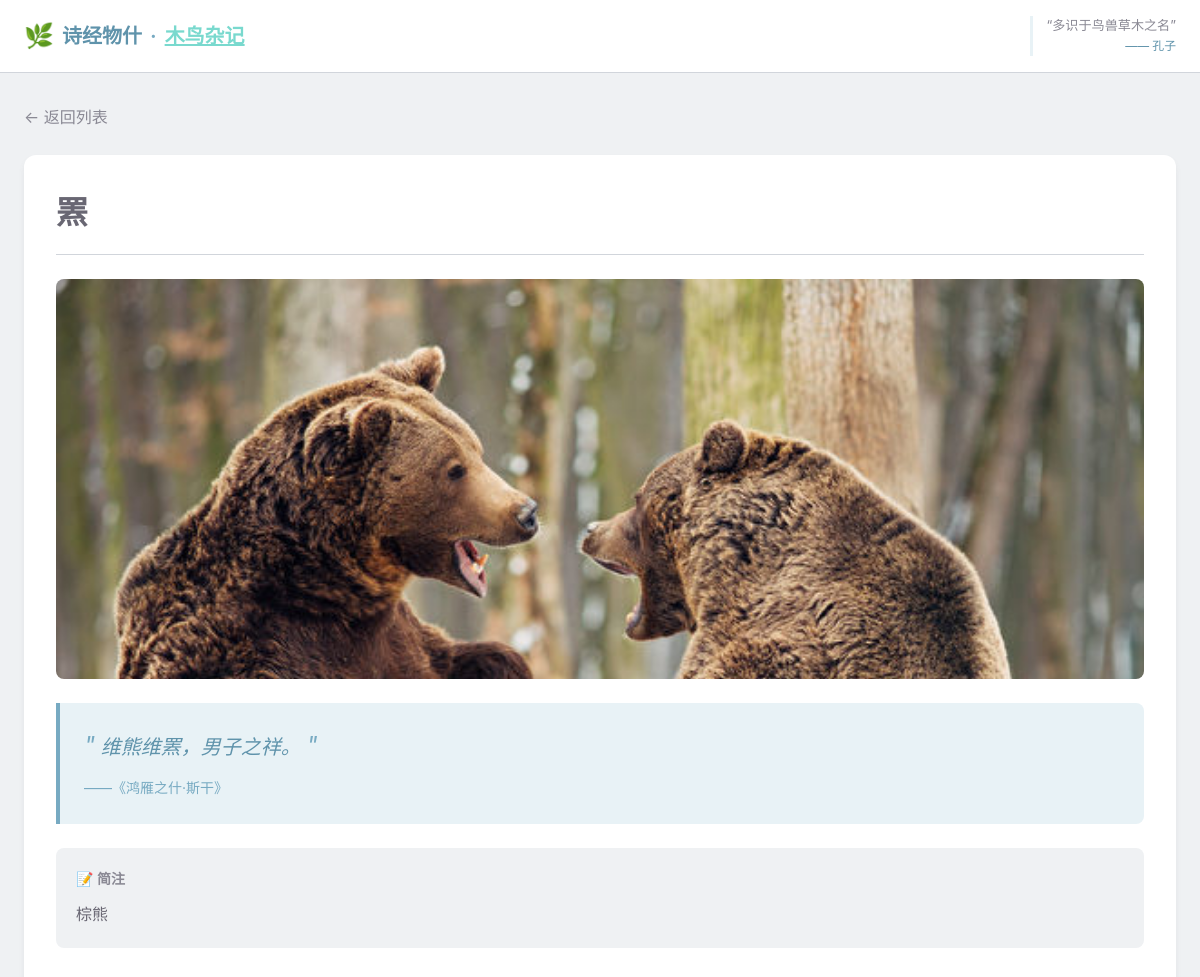
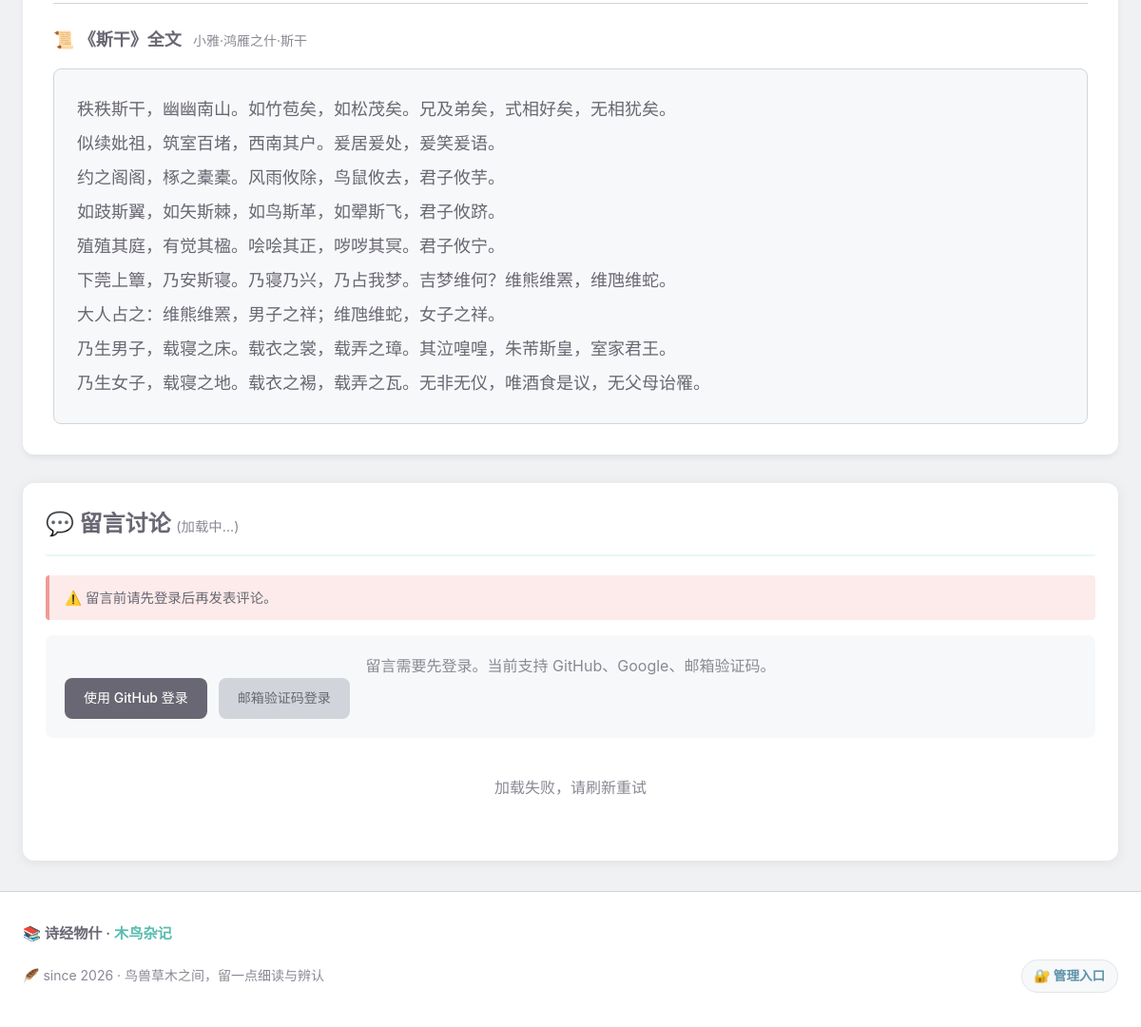
Page /item/159 (signed in) on the committed database (2 pictures, top to bottom).
### shijing_things/models/models.py (models this page shows, shortened)
class ShijingItem(Base):
    __tablename__ = "shijing_items"
    id = Column(Integer, primary_key=True, index=True)
    name = Column(String(100), nullable=False, index=True)
    category = Column(String(10), nullable=False, index=True)  # 草、木、鸟、兽、虫、鱼
    title = Column(String(100), nullable=False, index=True)  # 所属诗篇标题
    chapter = Column(String(50), nullable=False, index=True)  # 章节（如：国风、小雅）
    section = Column(String(50), nullable=False, index=True)  # 部分（如：周南、鹿鸣之什）
    poem_id = Column(Integer, nullable=False, index=True)  # 诗篇ID
    quote = Column(Text, nullable=False)  # 引用诗句
    description = Column(Text, nullable=True)  # 简要注释
    image_url = Column(String(255), nullable=True, default="")  # 图片路径
    modern_name = Column(String(255), nullable=True, default="")  # 今名
    taxonomy = Column(String(255), nullable=True, default="")  # 纲目属
    symbolism = Column(Text, nullable=True, default="")  # 寓意
    wiki_link = Column(String(255), nullable=True, default="")  # 百科链接

class Poem(Base):
    __tablename__ = "poems"
    id = Column(Integer, primary_key=True, index=True)
    title = Column(String(100), nullable=False, unique=True, index=True)  # 诗名
    chapter = Column(String(50), nullable=False, index=True)  # 章节（如：国风）
    section = Column(String(50), nullable=False, index=True)  # 部分（如：周南）
    content = Column(Text, nullable=False)  # 诗篇内容（JSON 数组字符串）
    full_source = Column(String(100), nullable=False)  # 完整来源（如：国风·周南·关雎）

### shijing_things/routers/pages.py (the view)
@router.get("/item/{item_id}", response_class=HTMLResponse)
def item_detail(item_id: int, request: Request, db: Session = Depends(get_db)):
    item = crud_item.get(db, item_id=item_id)
    if not item:
        raise HTTPException(status_code=404, detail="事物不存在")
    poem = crud_poem.get_by_title(db, title=item.title)
    poem_content = []
    if poem:
        try:
            poem_content = json.loads(poem.content)
        except:
            poem_content = []
    return templates.TemplateResponse("detail.html", {
        "request": request,
        "item": item,
        "poem": poem,
        "poem_content": poem_content,
        "is_admin": is_admin(request),
        "is_oauth_user": is_oauth_user(request),
        "github_login_url": f"/auth/login?next={request.url.path}",
        "wechat_login_url": f"/auth/login?provider=wechat&next={request.url.path}",
        "comment_login_page_url": f"/login?next={request.url.path}",
        "comment_user_name": request.session.get("comment_nickname") or request.session.get("comment_username") or "登录用户",
        "comment_user_avatar": request.session.get("comment_avatar_url") or "",
        "comment_auth_label": get_comment_auth_label(request),
        "google_login_url": f"/auth/login?provider=google&next={request.url.path}",
        "google_oauth_enabled": bool(settings.google_client_id and settings.google_client_secret),
        "wechat_oauth_enabled": bool(settings.wechat_app_id and settings.wechat_app_secret),
    })

### shijing_things/templates/detail.html (shortened to what this page needs)
{% extends "base.html" %}
{% block content %}
<div class="container">
    <a href="/" class="back-link">← 返回列表</a>
    <article class="detail-card">
        <header class="detail-header">
            <h1 class="detail-title">
                {{ item.name }}
                <span class="category-badge category-{{ item.category }}">{{ item.category }}类</span>
            </h1>
        </header>
        <div class="detail-body">
            <div class="detail-image">
                {% if item.image_url %}
                <img src="{{ item.image_url }}" alt="{{ item.name }}">
                {% endif %}
            </div>
            <blockquote class="detail-quote">
                <span class="quote-mark">"</span>
                {{ item.quote }}
                <span class="quote-mark">"</span>
                <cite>——《{{ item.section }}·{{ item.title }}》</cite>
            </blockquote>
            <div class="detail-info">
                {% if item.description %}
                <div class="info-description">
                    <h3>📝 简注</h3>
                    <p>{{ item.description }}</p>
                </div>
                {% endif %}
            </div>
            {% if poem and poem_content %}
            <div class="poem-section">
                <h3 class="poem-title">
                    📜 《{{ poem.title }}》全文
                    <span class="poem-source">{{ poem.full_source }}</span>
                </h3>
                <div class="poem-content">
                    {% for line in poem_content %}
                    <p class="poem-line">{{ line }}</p>
                    {% endfor %}
                </div>
            </div>
            {% endif %}
        </div>
    </article>
    <section class="comments-section" id="comments-section">
        <h2 class="comments-title">
            💬 留言讨论
            <span class="comments-count" id="comments-count">(加载中...)</span>
        </h2>
        <div class="comment-limit-info" id="comment-limit-info" style="display: none;">
            <p class="limit-text"></p>
        </div>
        <div class="comment-login-tip" id="comment-login-tip" {% if is_oauth_user %}style="display: none;"{% endif %}>
            <p>留言需要先登录。当前支持 GitHub、Google、邮箱验证码{% if wechat_oauth_enabled %}，也支持微信登录{% endif %}。</p>
            <div class="comment-login-actions">
                <a class="btn btn-github" href="{{ github_login_url }}">使用 GitHub 登录</a>
                <a class="btn btn-secondary" href="{{ comment_login_page_url }}">邮箱验证码登录</a>
            </div>
        </div>
        <div class="comments-list" id="comments-list">
        </div>
    </section>
</div>
{% endblock %}

### shijing_things/templates/detail.html (style rules this page uses)
.comment-login-actions { display: flex; gap: 0.75rem; flex-wrap: wrap; }

### rows in the picture
ShijingItem: name "罴", image_url (picture), quote "维熊维罴，男子之祥。", section "鸿雁之什", title "斯干", description "棕熊"
Poem: title "斯干", full_source "小雅·鸿雁之什·斯干"

### other values in the picture
{{ line }} "秩秩斯干，幽幽南山。如竹苞矣，如松茂矣。兄及弟矣，式相好矣，无相犹矣。" "似续妣祖，筑室百堵，西南其户。爰居爰处，爰笑爰语。" "约之阁阁，椓之橐橐。风雨攸除，鸟鼠攸去，君子攸芋。" "如跂斯翼，如矢斯棘，如鸟斯革，如翚斯飞，君子攸跻。" "殖殖其庭，有觉其楹。哙哙其正，哕哕其冥。君子攸宁。" "下莞上簟，乃安斯寝。乃寝乃兴，乃占我梦。吉梦维何？维熊维罴，维虺维蛇。" "大人占之：维熊维罴，男子之祥；维虺维蛇，女子之祥。" "乃生男子，载寝之床。载衣之裳，载弄之璋。其泣喤喤，朱芾斯皇，室家君王。" "乃生女子，载寝之地。载衣之裼，载弄之瓦。无非无仪，唯酒食是议，无父母诒罹。"
